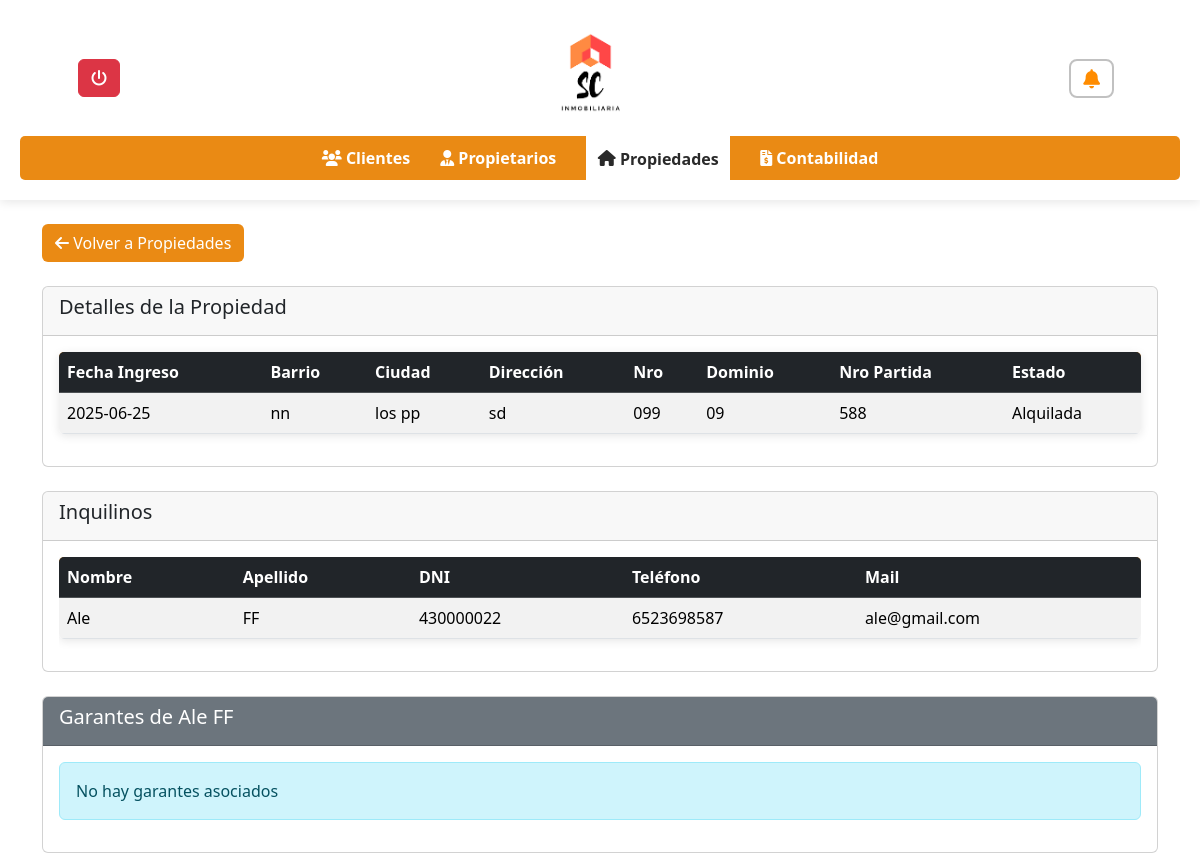
Page /inmobiliaria/ver_propiedad.php?id=7 on the committed database.
### tables this page shows
CREATE TABLE `propiedades` (
  `PropiedadID` int(11) NOT NULL,
  `Fecha` date NOT NULL,
  `Barrio` varchar(100) NOT NULL,
  `Ciudad` varchar(100) NOT NULL,
  `Direccion` varchar(100) NOT NULL,
  `Nro` varchar(20) DEFAULT NULL,
  `Dominio` varchar(50) DEFAULT NULL,
  `NroPartida` varchar(50) DEFAULT NULL,
  `Estado` enum('Alquilada','En Venta') NOT NULL,
  `ClienteID` int(11) DEFAULT NULL
);

CREATE TABLE `inquilinos` (
  `InquilinoID` int(11) NOT NULL,
  `Fecha` date DEFAULT NULL,
  `Nombre` varchar(50) NOT NULL,
  `Apellido` varchar(50) NOT NULL,
  `DNI` varchar(20) NOT NULL,
  `Telefono` varchar(20) DEFAULT NULL,
  `Mail` varchar(100) DEFAULT NULL,
  `ClienteID` int(11) DEFAULT NULL,
  `PropiedadID` int(11) DEFAULT NULL
);

### inmobiliaria/ver_propiedad.php (the view, shortened to what this page needs)
<?php
include 'conexion.php';
if (isset($_GET['id'])) {
    $propiedadID = $_GET['id'];
    $sql = "SELECT * FROM propiedades WHERE PropiedadID = ?";
    $stmt = mysqli_prepare($conn, $sql);
    mysqli_stmt_bind_param($stmt, "i", $propiedadID);
    mysqli_stmt_execute($stmt);
    $result = mysqli_stmt_get_result($stmt);
    if (mysqli_num_rows($result) > 0) {
        $propiedad = mysqli_fetch_assoc($result);
    } else {
        echo "Propiedad no encontrada.";
        exit;
    }
    $sql_inquilinos = "SELECT i.* FROM inquilinos i WHERE i.PropiedadID = ?";
    $stmt_inquilinos = mysqli_prepare($conn, $sql_inquilinos);
    mysqli_stmt_bind_param($stmt_inquilinos, "i", $propiedadID);
    mysqli_stmt_execute($stmt_inquilinos);
    $result_inquilinos = mysqli_stmt_get_result($stmt_inquilinos);
    $inquilinos = [];
    if (mysqli_num_rows($result_inquilinos) > 0) {
        while ($inquilino = mysqli_fetch_assoc($result_inquilinos)) {
            $inquilinos[] = $inquilino;
        }
    }
} else {
    echo "ID de propiedad no proporcionado.";
    exit;
}
?>
<!DOCTYPE html>
 <html lang="es">
 <head>
  <link rel="stylesheet" href="https://cdnjs.cloudflare.com/ajax/libs/font-awesome/6.0.0/css/all.min.css">
  <link rel="stylesheet" href="styles.css">
  <link rel="stylesheet" href="notificacion.css">
  <link href="https://cdn.jsdelivr.net/npm/bootstrap@5.3.3/dist/css/bootstrap.min.css" rel="stylesheet">
  <link rel="stylesheet" href="//cdn.datatables.net/2.2.2/css/dataTables.dataTables.min.css">
 </head>
 <body>
  <header>
   <div class="header-content">
   <div class="dropdown">
               <a href="../login/logout.php" class="btn btn-danger" title="Cerrar Sesión">
                <i class="fas fa-power-off"></i>
            </a>
            </div>
    <img src="../login/img_login/descarga.png" alt="Logo Inmobiliaria" class="logo">
    <div>
     <div class="notification-wrapper position-relative">
                <button class="notification-button-option1" aria-label="Notificaciones pendientes" id="btnNotificaciones">
                 <i class="fas fa-bell"></i>
                </button>
     </div>
    </div>
   </div>
   <nav>
    <ul>
                <li><a href="clientes.php"><i class="fas fa-users"></i> Clientes</a></li>
                <li><a href="propietarios.php"><i class="fas fa-user-tie"></i> Propietarios</a></li>
                <li><a href="propiedades.php" class="active"><i class="fas fa-home"></i> Propiedades</a></li>
                <li><a href="contabilidad.php"><i class="fas fa-file-invoice-dollar"></i> Contabilidad</a></li>
    </ul>
   </nav>
  </header>
    <div class="container mt-4">
            <a href="propiedades.php" class="btn text-white" style="background-color: rgba(233, 128, 0, 0.92);">
                <i class="fas fa-arrow-left"></i> Volver a Propiedades
            </a>
        </div>
        <main class="container mt-4">
   <div class="card">
    <div class="card-header" >
     <h1 class="h5">Detalles de la Propiedad</h1>
    </div>
    <div class="card-body">
     <table class="table table-striped table-hover">
      <thead class="table-dark">
       <tr>
        <th>Fecha Ingreso</th>
        <th>Barrio</th>
        <th>Ciudad</th>
        <th>Dirección</th>
        <th>Nro</th>
        <th>Dominio</th>
        <th>Nro Partida</th>
        <th>Estado</th>
       </tr>
      </thead>
      <tbody>
       <tr>
        <td><?php echo $propiedad['Fecha']; ?></td>
        <td><?php echo $propiedad['Barrio']; ?></td>
        <td><?php echo $propiedad['Ciudad']; ?></td>
        <td><?php echo $propiedad['Direccion']; ?></td>
        <td><?php echo $propiedad['Nro']; ?></td>
        <td><?php echo $propiedad['Dominio']; ?></td>
        <td><?php echo $propiedad['NroPartida']; ?></td>
        <td><?php echo $propiedad['Estado']; ?></td>
       </tr>
      </tbody>
     </table>
    </div>
   </div>
   <div class="card mt-4">
    <div class="card-header">
     <h2 class="h5">Inquilinos</h2>
    </div>
    <div class="card-body">
     <?php if (!empty($inquilinos)): ?>
     <div class="table-responsive">
      <table class="table table-striped table-hover">
       <thead class="table-dark">
        <tr>
         <th>Nombre</th>
         <th>Apellido</th>
         <th>DNI</th>
         <th>Teléfono</th>
         <th>Mail</th>
        </tr>
       </thead>
       <tbody>
        <?php foreach ($inquilinos as $inquilino): ?>
        <tr>
         <td><?php echo $inquilino['Nombre']; ?></td>
         <td><?php echo $inquilino['Apellido']; ?></td>
         <td><?php echo $inquilino['DNI']; ?></td>
         <td><?php echo $inquilino['Telefono']; ?></td>
         <td><?php echo $inquilino['Mail']; ?></td>
        </tr>
        <?php endforeach; ?>
       </tbody>
      </table>
     </div>
     <?php else: ?>
     <div class="alert bg-warning">No hay inquilinos asociados</div>
     <?php endif; ?>
    </div>
   </div>
   <?php if (!empty($inquilinos)): ?>
   <?php foreach ($inquilinos as $inquilino): ?>
   <div class="card mt-4">
    <div class="card-header bg-secondary text-white">
     <h2 class="h5">Garantes de <?php echo $inquilino['Nombre'] . ' ' . $inquilino['Apellido']; ?></h2>
    </div>
    <div class="card-body">
     <?php if (!empty($inquilino['garantes'])): ?>
     <div class="table-responsive">
      <table class="table table-striped table-hover">
       <thead class="table-dark">
        <tr>
         <th>Nombre</th>
         <th>Apellido</th>
         <th>DNI</th>
         <th>Teléfono</th>
         <th>Mail</th>
        </tr>
       </thead>
       <tbody>
        <?php foreach ($inquilino['garantes'] as $garante): ?>
        <tr>
         <td><?php echo $garante['Nombre']; ?></td>
         <td><?php echo $garante['Apellido']; ?></td>
         <td><?php echo $garante['DNI']; ?></td>
         <td><?php echo $garante['Telefono']; ?></td>
         <td><?php echo $garante['Mail']; ?></td>
        </tr>
        <?php endforeach; ?>
       </tbody>
      </table>
     </div>
     <?php else: ?>
     <div class="alert alert-info">No hay garantes asociados</div>
     <?php endif; ?>
    </div>
   </div>
   <?php endforeach; ?>
   <?php endif; ?>
  </main>
 </body>
 </html>

### inmobiliaria/styles.css (style rules this page uses)
body { font-family: Arial, sans-serif; margin: 0; padding: 0; }
header { background-color: #ffffff; display: flex; flex-direction: column; align-items: center; padding: 20px; box-shadow: 0 2px 10px rgba(0, 0, 0, 0.1); }
.header-content { display: flex; align-items: center; justify-content: space-between; width: 90%; max-width: 1200px; }
.logo { height: 10%; width: 10%; margin-top: 0%; margin-bottom: 12px; align-items: center; }
nav { width: 100%; background-color: rgba(233, 128, 0, 0.92); padding: 10px 0; border-radius: 5px; }
nav ul { list-style: none; display: flex; justify-content: center; padding: 0; margin: 0; }
nav ul li { margin: 0 15px; }
nav ul li a { text-decoration: none; color: white; font-weight: bold; }
nav ul li a.active { background-color: #ffffff; color: rgb(42, 42, 42); padding:11.5px; }
button { cursor: pointer; }
table { width: 90%; max-width: 1200px; margin: auto; background: white; border-collapse: collapse; box-shadow: 0 2px 10px rgba(0, 0, 0, 0.1); border-radius: 5px; overflow: hidden; margin-bottom: 2%; }
thead { background-color: rgba(233, 128, 0, 0.92); color: white; }
th, td { padding: 15px; text-align: left; border-bottom: 1px solid #ddd; }
th { font-weight: bold; }
h2 { color: #333; margin-bottom: 25px; }

### inmobiliaria/notificacion.css (style rules this page uses)
:root { --primary-orange: #FF8C00; --darker-orange: #E07B00; --light-gray-bg: #f8f8f8; --white-panel-bg: #ffffff; --shadow-light: rgba(0, 0, 0, 0.08); --notification-red: #dc3545; --text-dark: #333333; }
.notification-wrapper { position: relative; display: inline-flex; align-items: center; justify-content: center; }
.notification-button-option1 { background: none; border: none; cursor: pointer; padding: 8px; transition: transform 0.2s ease; outline: none; }
.notification-button-option1 i { color: var(--primary-orange); font-size: 1.2em; border: 2px solid rgba(51, 51, 51, 0.3); border-radius: 8px; padding: 8px 12px; transition: background-color 0.3s ease, color 0.3s ease, border-color 0.3s ease; }

### rows in the picture
propiedades: Fecha "2025-06-25", Barrio "nn", Ciudad "los pp", Direccion "sd", Nro "099", Dominio "09", NroPartida "588", Estado "Alquilada"
inquilinos: Nombre "Ale", Apellido "FF", DNI "430000022", Telefono "6523698587", Mail "ale@gmail.com"
